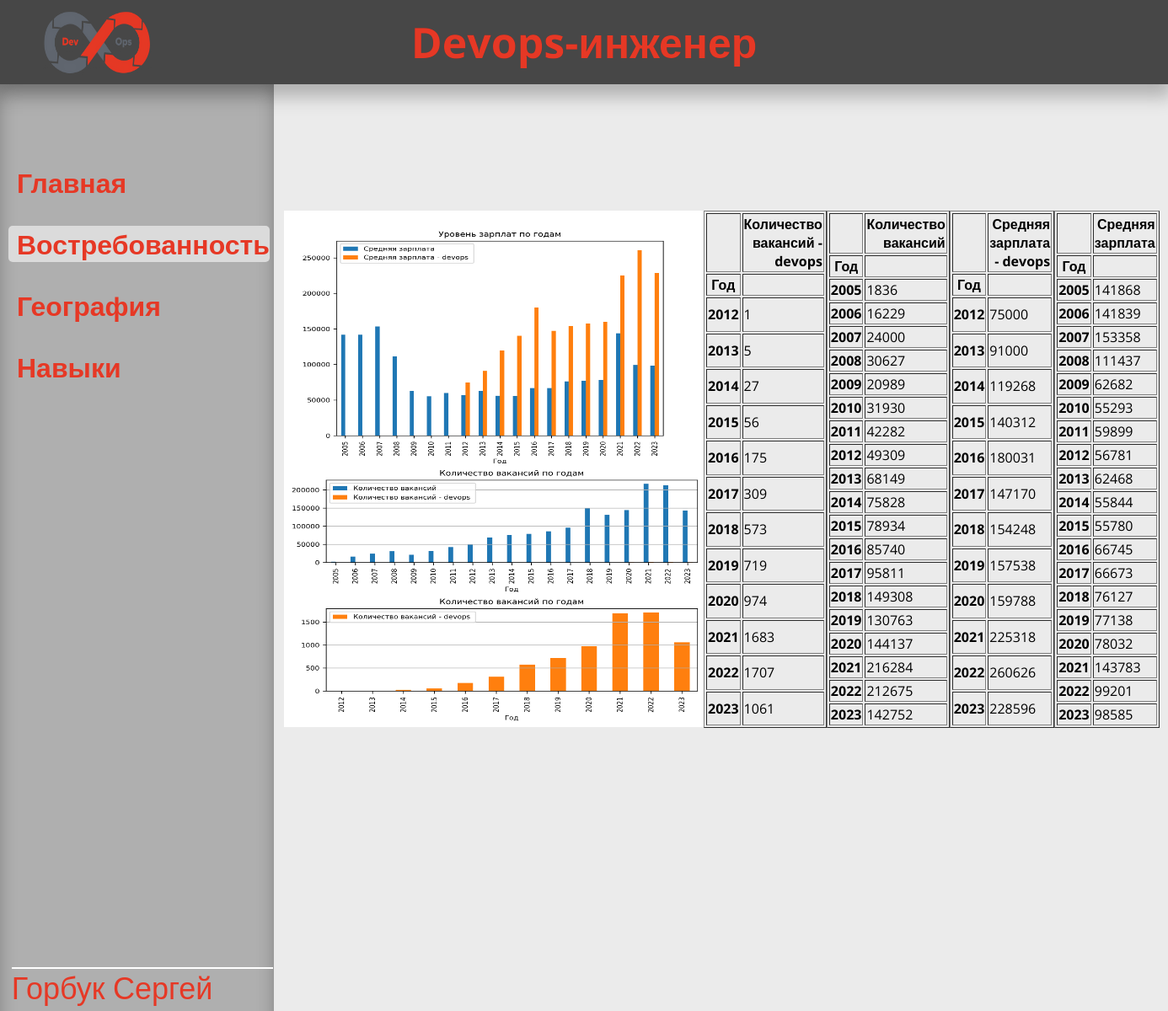
/demend/, run on the app's committed database.
### vacancy/models.py (models this page shows)
class Navigation(models.Model):
    title = models.TextField(blank=False, verbose_name='Заголовок вакансии', max_length=25)
    logo_field = models.ImageField(upload_to='images_db/%Y/%m/%d', blank=False, verbose_name='Логотип')
    first_menu = models.TextField(blank=False, verbose_name='Первый пункт меню', max_length=25)
    second_menu = models.TextField(blank=False, verbose_name='Второй пункт меню', max_length=25)
    third_menu = models.TextField(blank=False, verbose_name='Третий пункт меню', max_length=25)
    fourth_menu = models.TextField(blank=False, verbose_name='Четвертый пункт меню', max_length=25)
    fifth_menu = models.TextField(blank=False, verbose_name='Пятый пункт меню', max_length=25)
    author = models.TextField(blank=False, verbose_name='Автор', max_length=50)

class Demand(models.Model):
    graph_salary_level = models.ImageField(upload_to='images_db/%Y/%m/%d', blank=False, verbose_name='График уровень зарплат по годам')
    graph_num_vacancy = models.ImageField(upload_to='images_db/%Y/%m/%d', blank=False, verbose_name='График количество вакансий по годам')
    table = models.TextField(blank=False, verbose_name='Таблица')

### vacancy/views.py (the view)
# urls.py: path('demend/', demand_page, name='demend'),
def demand_page(request):
    return render(request, 'Demend.html', {'navigation': get_navigation_data(), 'context': get_demand_page_data()})

### vacancy/service.py (called while the page is built)
def get_navigation_data():
    return Navigation.objects.all()

def get_demand_page_data():
    return Demand.objects.all()

### templates/Demend.html (shortened to what this page needs)
{% load static %}
<!DOCTYPE html>
<html lang="ru">
<head>
    {% for nav in navigation %}
        </head>
        <body>
        <header>
            <div class="name">
                <p style="margin-top: 50px">{{ nav.title }}</p>
                <img class="logo" src="{{ nav.logo_field.url }}">
            </div>
        </header>
        <main>
        <div class="body">
        <div class="navigation">
            <nav>
                <ul>
                    <li>
                        <div><a
                                href="/">{{ nav.first_menu }}</a>
                        </div>
                    </li>
                    <li>
                        <div style="background: #DBDBDB; border-radius: 5px 5px 5px 5px;"><a
                                href={% url 'demend' %}>{{ nav.second_menu }}</a></div>
                    </li>
                    <li>
                        <div><a href={% url 'geography' %}>{{ nav.third_menu }}</a></div>
                    </li>
                    <li>
                        <div><a href={% url 'skills' %}>{{ nav.fourth_menu }}</a></div>
                    </li>
                </ul>
            </nav>
        </div>
    {% endfor %}
    <div class="home_text" style="margin-top: 60px;">
        {% for data in context %}
            <img class="demand_graph_1" src="{{ data.graph_salary_level.url }}"/>
            <img class="demand_graph_2" src="{{ data.graph_num_vacancy.url }}"/>
            <div class="tables">
                {{ data.table|safe }}
            </div>
        {% endfor %}
    </div>
    </div>
    </main>
    <footer>
        {% for nav in navigation %}
            <p>{{ nav.author }}</p>
        {% endfor %}
    </footer>
    </body>
</html>

### templates/Demend.html (style rules this page uses)
html, body { padding: 0; margin: 0; background: #EBEBEB; }
header { position: absolute; width: 100%; height: 100px; z-index: 2; background: #474747; box-shadow: 0px 10px 20px 5px rgba(0, 0, 0, 0.25); }
footer { left: 1%; position: absolute; width: 310px; height: 2px; bottom:50px; border-radius: 0px; background: #FFFFFF; display: flex; align-items: start; }
footer p { color: #E63825; font-family: 'Open Sans', sans-serif; font-size: 36px; font-style: normal; font-weight: 200; line-height: normal; margin: 0 auto; }
a { color: #a8a8a8 !important; text-decoration: none }
.logo { width: 130px; height: 80px; position: absolute; left: 50px; top: 10px }
.name { align-self: center; width: 100%; height: 60px; left: 550px; top: 35px; font-family: 'Open Sans', sans-serif; font-style: normal; font-weight: 700; font-size: 50px; line-height: 0px; text-align: center; justify-content: center; color: #E63825; text-shadow: 0px 0px 0px rgba(0, 0, 0, 0.25); }
.navigation { margin-top: 100px; justify-content: center; align-items: center; position: absolute; width: 325px; height: 100%; left: 0px; top: 0px; border-radius: 0px 0px 5px 0px; background: rgba(155, 155, 155, 0.75); box-shadow: 0px 0px 20px 0px rgba(0, 0, 0, 0.25) inset; }
.navigation ul { text-align: left; list-style: none; padding-top: 15%; }
.navigation li { margin: 30px -30px; font-family: 'Open Sans', sans-serif; font-size: 32px; font-weight: bold; }
.navigation li div { width: 310px; }
.navigation li a { color: #E63825 !important; margin-left: 10px; }
.home_text { position: absolute; left: 335px; top: 140px; }
.demand_graph_1 { width: 500px; height: 300px; position: absolute; left: 2px; top: 50px; }
.demand_graph_2 { width: 500px; height: 313px; left: 2px; position: absolute; top: 350px }
.tables { display: flex; font-family: 'Open Sans', sans-serif; flex-direction: row; justify-content: flex-start; position: absolute; left: 500px; top: 50px }
.tables table { color: #000000; }

### data on the page
Navigation: title "Devops-инженер", logo_field (picture), first_menu "Главная", second_menu "Востребованность", third_menu "География", fourth_menu "Навыки", author "Горбук Сергей…"
Demand: graph_salary_level (picture), graph_num_vacancy (picture), table "Количество вакансий - devops Год 2012 1 2013 5 2014 27 2015 56 2016 175 2017 309 2018 573 2019 719 2020 974 2021 1683 2022 1707 2023 1061 Количество вакансий Год 2005 1836 2006 16229 2007 24000 2008 30627 2009 20989 2010 31930 2011 42282 2012 49309 2013 68149 2014 75828 2015 78934 2016 85740 2017 95811 2018 149308 2019 130763 2020 144137 2021 216284 2022 212675 2023 142752 Средняя зарплата - devops Год 2012 75000 2013 91000 2014 119268 2015 140312 2016 180031 2017 147170 2018 154248 2019 157538 2020 159788 2021 225318 2022 260626 2023 228596 Средняя зарплата Год 2005 141868 2006 141839 2007 153358 2008 111437 2009 62682 2010 55293 2011 59899 2012 56781 2013 62468 2014 55844 2015 55780 2016…"
